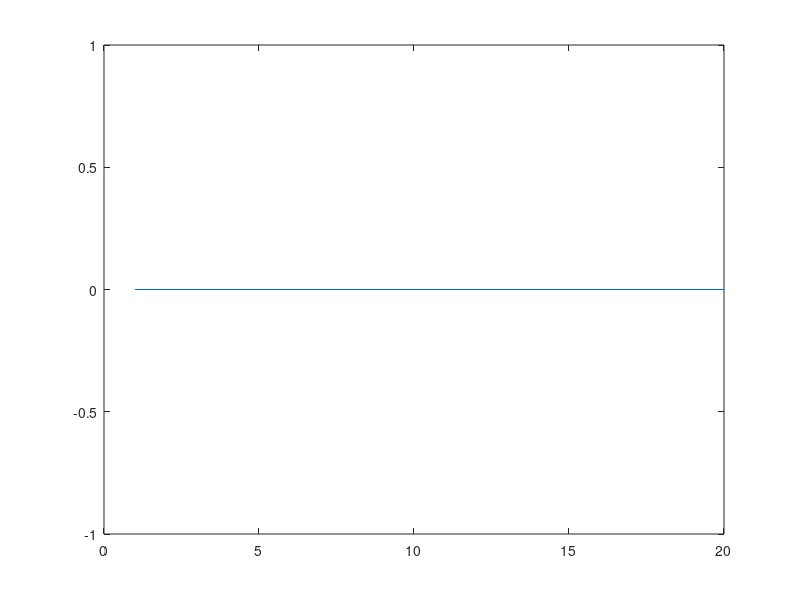

MATLAB code to generate this figure:
%create random number and calculate average and then just multiply by the
%total size
clear all
close all
a=input('enter the initial value');
b=input('enter the final value');
area=zeros(1,20);
for m=1:20
n=2^m;
r = a + (b-a).*rand(1,n);
c=sin(r)./(sqrt(4-r.^2));
aver=sum(c(:))/n;
area(m)=aver*(b-a);
m
end
m=1:20;
plot(m,area)